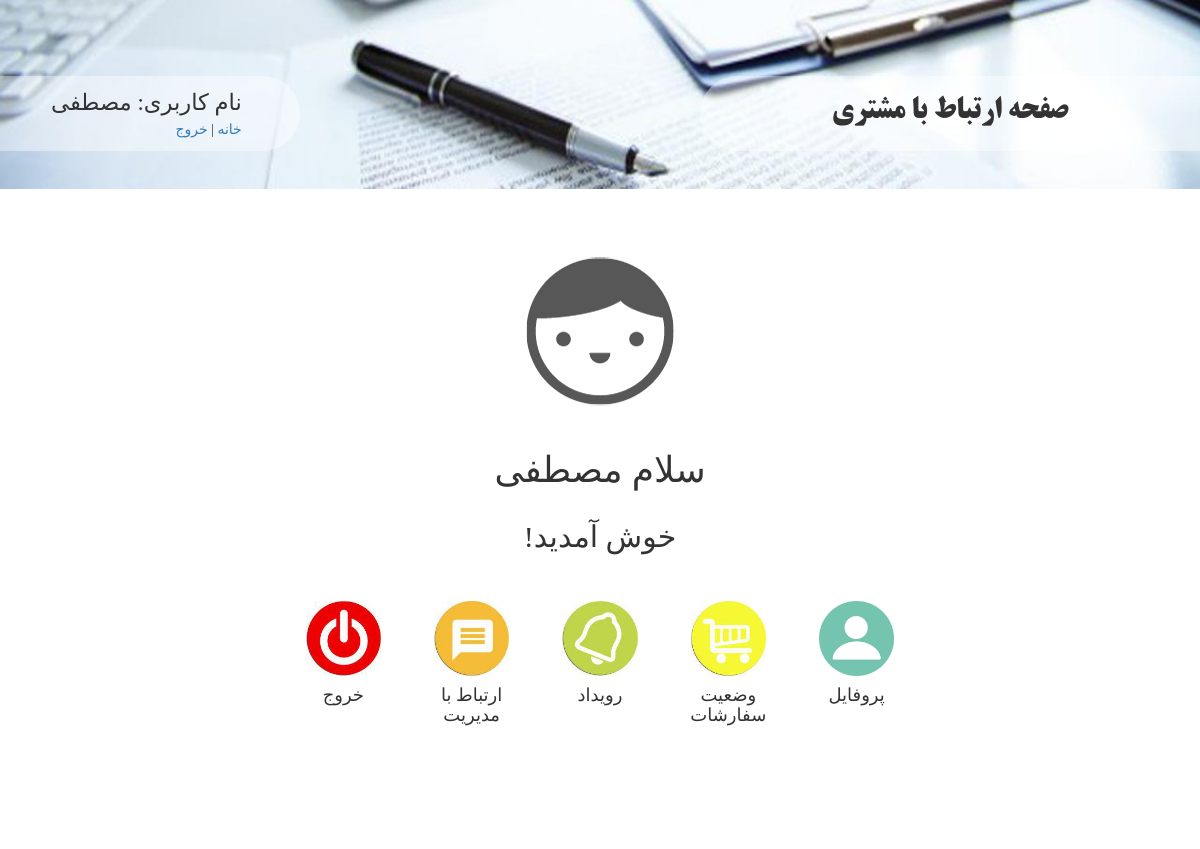
Before: /user/homepage/ (signed in) with the older database file.
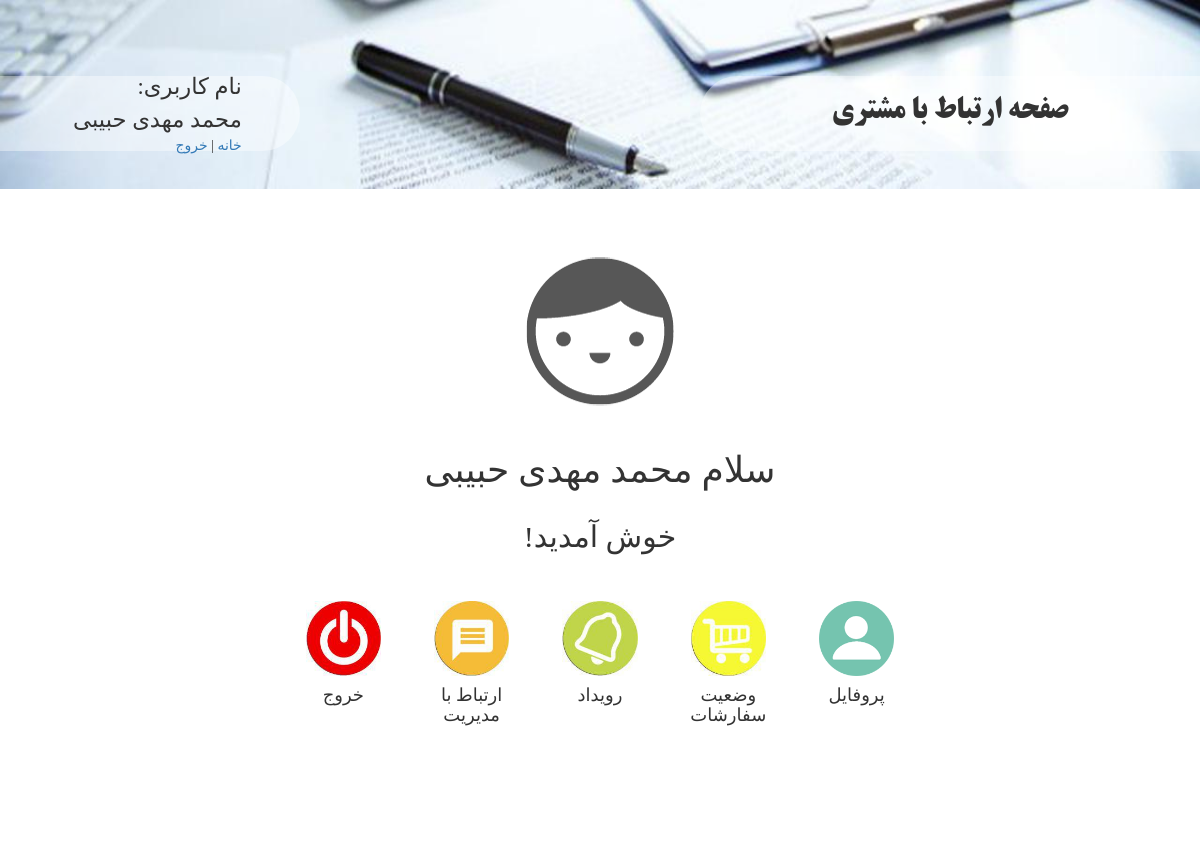
After: the same page with the newer database file.
### UserManager/models.py (models this page shows, shortened)
class Customer(models.Model):
    user = models.OneToOneField(User,)
    username = models.CharField(max_length=100)
    name = models.CharField(max_length=100, null=True, verbose_name='نام')
    phoneNumber = models.CharField(max_length=50, verbose_name='شماره تلفن همراه',)
    email = models.EmailField(verbose_name='ایمیل',)
    moaref = models.CharField(max_length=200, verbose_name='نام معرف',)
    workPhoneNumber = models.CharField(max_length=50, verbose_name='تلفن محل کار',)
    address = models.TextField(verbose_name='آدرس',)
    companyName = models.TextField(verbose_name='نام شرکت',)
    class Meta:
        verbose_name = 'مشتری'
        verbose_name_plural = 'مشتری'

### UserManager/views.py (the view)
# urls.py: url(r'homepage/', view=views.homepage, name='HomepageCustomer'),
@login_required(login_url='/user/login/')
def homepage(request):
    customer = Customer.objects.get(user=request.user)
    context = {'customer':customer}
    return render(request, 'customerHomepage.html', context=context)

### templates/customerHomepage.html
{% extends 'customerBase.html' %}
{% load static %}
{% block load_style_file %}
    <link href="{% static 'css/customerHomepage.css' %}" type="text/css" rel="stylesheet">
{% endblock %}
{% block content %}
    <div id="main-content-wrapper" class="container-fluid">
        <div class="row">
            <div class="col-md-4 col-md-offset-4" id="main-image-wrapper">
                <img class="img-circle" src="{% static 'img/anonymous.png' %}">
            </div>
        </div>
        <div class="row">
            <div class="col-md-4 col-md-offset-4 center-horizontally">
                <h1 class="text-wrapper">سلام {{ customer.name }}</h1>
            </div>
        </div>
        <div class="row">
            <div class="col-md-4 col-md-offset-4 center-horizontally">
                <h2 class="text-wrapper">خوش آمدید!</h2>
            </div>
        </div>
        <div class="row" id="icons-wrapper">
            <div class="container-fluid col-md-8 col-md-offset-2">
                <div class="col-md-2 col-md-offset-1">
                    <div class="icon-link-wrapper center-horizontally">
                        <a href="{% url 'Exit' %}"><img src="{% static 'img/exit.jpg' %}"></a>
                    </div>
                    <div class="text-link-wrapper center-horizontally">
                        <h4>خروج</h4>
                    </div>
                </div>
                <div class="col-md-2">
                    <div class="icon-link-wrapper center-horizontally">
                        <a href="{% url 'ContactUs' %}"><img src="{% static 'img/contact.jpg' %}"></a>
                    </div>
                    <div class="text-link-wrapper center-horizontally">
                        <h4>ارتباط با مدیریت</h4>
                    </div>
                </div>
                <div class="col-md-2">
                    <div class="icon-link-wrapper center-horizontally">
                        <a href="{% url 'ShowEvents' %}"><img src="{% static 'img/events.jpg' %}"></a>
                    </div>
                    <div class="text-link-wrapper center-horizontally">
                        <h4>رویداد</h4>
                    </div>
                </div>
                <div class="col-md-2">
                    <div class="icon-link-wrapper center-horizontally">
                        <a href="{% url 'ShowReserves' %}"><img src="{% static 'img/reserves.jpg' %}"></a>
                    </div>
                    <div class="text-link-wrapper center-horizontally">
                        <h4>وضعیت سفارشات</h4>
                    </div>
                </div>
                <div class="col-md-2">
                    <div class="icon-link-wrapper center-horizontally">
                        <a href="{% url 'ShowProfile' %}"><img src="{% static 'img/profile.png' %}"></a>
                    </div>
                    <div class="text-link-wrapper center-horizontally">
                        <h4>پروفایل</h4>
                    </div>
                </div>
            </div>
        </div>
    </div>
{% endblock %}

### templates/customerBase.html (shortened to what this page needs)
<!DOCTYPE html>
{% load static %}
<html lang="en">
<head>
    <link href="{% static 'bootstrap-3.3.7-dist/css/bootstrap.min.css' %}" rel="stylesheet" type="text/css">
    <link href="{% static 'css/customer_base.css' %}" type="text/css" rel="stylesheet">
    {% block load_style_file %}
    {% endblock %}
</head>
<body>
{% block header_page %}
    <div id="header-wrapper" class="container-fluid">
        <div class="row">
            <div id="user-property-wrapper" class="col-sm-4 col-xs-5 col-md-3">
                <div id="container-property" class="center-vertically">
                    <div id="username-wrapper">
                        <div id="username-label-wrapper">نام کاربری:</div>
                        <div id="username-value-wrapper">{{ customer.name }}</div>
                    </div>
                    <div id="links-wrapper">
                        <div id="home-link"><a href="{% url 'HomepageCustomer' %}">خانه</a> |</div>
                        <div id="exit-link"><a href="{% url 'Exit' %}">خروج</a></div>
                    </div>
                </div>
            </div>
            <div id="page-title-wrapper" class="col-xs-8 col-xs-offset-4 col-md-5 col-md-offset-4">صفحه ارتباط با مشتری</div>
        </div>
    </div>
{% endblock %}
{% block content %}
{% endblock %}
</body>
</html>

Changed rows visible on the page:
changed Customer: name "مصطفی" → "محمد مهدی حبیبی"
